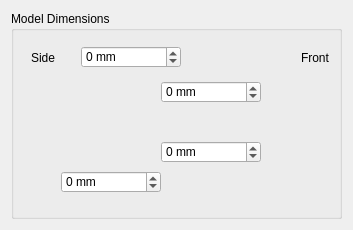
         <widget class="QWidget" name="tab_5">
          <attribute name="title">
           <string>Clip</string>
          </attribute>
          <layout class="QGridLayout" name="gridLayout_6">
           <item row="0" column="0">
            <widget class="QGroupBox" name="groupBox_8">
             <property name="sizePolicy">
              <sizepolicy hsizetype="Preferred" vsizetype="Minimum">
               <horstretch>0</horstretch>
               <verstretch>0</verstretch>
              </sizepolicy>
             </property>
             <property name="minimumSize">
              <size>
               <width>331</width>
               <height>208</height>
              </size>
             </property>
             <property name="title">
              <string>Model Dimensions</string>
             </property>
             <widget class="QSpinBox" name="clip_tlength_spin">
              <property name="geometry">
               <rect>
                <x>70</x>
                <y>35</y>
                <width>100</width>
                <height>22</height>
               </rect>
              </property>
              <property name="suffix">
               <string> mm</string>
              </property>
              <property name="minimum">
               <number>-65535</number>
              </property>
              <property name="maximum">
               <number>65535</number>
              </property>
             </widget>
             <widget class="QSpinBox" name="clip_bheight_spin">
              <property name="geometry">
               <rect>
                <x>150</x>
                <y>130</y>
                <width>100</width>
                <height>22</height>
               </rect>
              </property>
              <property name="suffix">
               <string> mm</string>
              </property>
              <property name="minimum">
               <number>-65535</number>
              </property>
              <property name="maximum">
               <number>65535</number>
              </property>
             </widget>
             <widget class="QLabel" name="label_44">
              <property name="geometry">
               <rect>
                <x>65</x>
                <y>55</y>
                <width>71</width>
                <height>111</height>
               </rect>
              </property>
              <property name="text">
               <string/>
              </property>
              <property name="pixmap">
               <pixmap resource="tracker_pt_base.qrc">:/Resources/clip_side.png</pixmap>
              </property>
             </widget>
             <widget class="QLabel" name="label_50">
              <property name="geometry">
               <rect>
                <x>20</x>
                <y>40</y>
                <width>46</width>
                <height>13</height>
               </rect>
              </property>
              <property name="text">
               <string>Side</string>
              </property>
             </widget>
             <widget class="QSpinBox" name="clip_blength_spin">
              <property name="geometry">
               <rect>
                <x>50</x>
                <y>160</y>
                <width>100</width>
                <height>22</height>
               </rect>
              </property>
              <property name="suffix">
               <string> mm</string>
              </property>
              <property name="minimum">
               <number>-65535</number>
              </property>
              <property name="maximum">
               <number>65535</number>
              </property>
             </widget>
             <widget class="QSpinBox" name="clip_theight_spin">
              <property name="geometry">
               <rect>
                <x>150</x>
                <y>70</y>
                <width>100</width>
                <height>22</height>
               </rect>
              </property>
              <property name="suffix">
               <string> mm</string>
              </property>
              <property name="minimum">
               <number>-65535</number>
              </property>
              <property name="maximum">
               <number>65535</number>
              </property>
             </widget>
             <widget class="QLabel" name="label_51">
              <property name="geometry">
               <rect>
                <x>290</x>
                <y>40</y>
                <width>46</width>
                <height>13</height>
               </rect>
              </property>
              <property name="text">
               <string>Front</string>
              </property>
             </widget>
             <widget class="QLabel" name="label_45">
              <property name="geometry">
               <rect>
                <x>300</x>
                <y>70</y>
                <width>21</width>
                <height>111</height>
               </rect>
              </property>
              <property name="text">
               <string/>
              </property>
              <property name="pixmap">
               <pixmap resource="tracker_pt_base.qrc">:/Resources/clip_front.png</pixmap>
              </property>
             </widget>
            </widget>
           </item>
          </layout>
         </widget>
